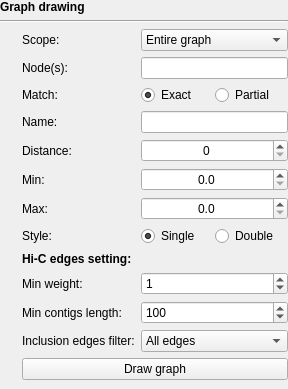
         <widget class="QWidget" name="graphDrawingWidget" native="true">
          <property name="enabled">
           <bool>true</bool>
          </property>
          <layout class="QVBoxLayout" name="verticalLayout_2">
           <property name="leftMargin">
            <number>0</number>
           </property>
           <property name="topMargin">
            <number>0</number>
           </property>
           <property name="rightMargin">
            <number>0</number>
           </property>
           <property name="bottomMargin">
            <number>0</number>
           </property>
           <item>
            <widget class="QLabel" name="label_5">
             <property name="font">
              <font>
               <weight>75</weight>
               <bold>true</bold>
              </font>
             </property>
             <property name="text">
              <string>Graph drawing</string>
             </property>
            </widget>
           </item>
           <item>
            <widget class="Line" name="line">
             <property name="orientation">
              <enum>Qt::Horizontal</enum>
             </property>
            </widget>
           </item>
           <item>
            <widget class="QWidget" name="graphDrawingWidget_2" native="true">
             <layout class="QGridLayout" name="graphDrawingGridLayout">
              <property name="leftMargin">
               <number>0</number>
              </property>
              <property name="topMargin">
               <number>0</number>
              </property>
              <property name="rightMargin">
               <number>0</number>
              </property>
              <item row="2" column="2">
               <widget class="QWidget" name="startingNodesMatchTypeWidget" native="true">
                <layout class="QHBoxLayout" name="horizontalLayout_5">
                 <property name="spacing">
                  <number>0</number>
                 </property>
                 <property name="leftMargin">
                  <number>0</number>
                 </property>
                 <property name="topMargin">
                  <number>0</number>
                 </property>
                 <property name="rightMargin">
                  <number>0</number>
                 </property>
                 <property name="bottomMargin">
                  <number>0</number>
                 </property>
                 <item>
                  <widget class="QRadioButton" name="startingNodesExactMatchRadioButton">
                   <property name="sizePolicy">
                    <sizepolicy hsizetype="Minimum" vsizetype="Fixed">
                     <horstretch>0</horstretch>
                     <verstretch>0</verstretch>
                    </sizepolicy>
                   </property>
                   <property name="focusPolicy">
                    <enum>Qt::StrongFocus</enum>
                   </property>
                   <property name="text">
                    <string>Exact</string>
                   </property>
                   <property name="checked">
                    <bool>true</bool>
                   </property>
                  </widget>
                 </item>
                 <item>
                  <widget class="QRadioButton" name="startingNodesPartialMatchRadioButton">
                   <property name="sizePolicy">
                    <sizepolicy hsizetype="Minimum" vsizetype="Fixed">
                     <horstretch>0</horstretch>
                     <verstretch>0</verstretch>
                    </sizepolicy>
                   </property>
                   <property name="focusPolicy">
                    <enum>Qt::StrongFocus</enum>
                   </property>
                   <property name="text">
                    <string>Partial</string>
                   </property>
                  </widget>
                 </item>
                </layout>
               </widget>
              </item>
              <item row="2" column="1">
               <widget class="QLabel" name="startingNodesMatchTypeLabel">
                <property name="enabled">
                 <bool>true</bool>
                </property>
                <property name="sizePolicy">
                 <sizepolicy hsizetype="Minimum" vsizetype="Preferred">
                  <horstretch>0</horstretch>
                  <verstretch>0</verstretch>
                 </sizepolicy>
                </property>
                <property name="text">
                 <string>Match:</string>
                </property>
               </widget>
              </item>
              <item row="0" column="2">
               <widget class="QComboBox" name="graphScopeComboBox">
                <property name="sizePolicy">
                 <sizepolicy hsizetype="Minimum" vsizetype="Fixed">
                  <horstretch>0</horstretch>
                  <verstretch>0</verstretch>
                 </sizepolicy>
                </property>
                <property name="focusPolicy">
                 <enum>Qt::StrongFocus</enum>
                </property>
                <item>
                 <property name="text">
                  <string>Entire graph</string>
                 </property>
                </item>
                <item>
                 <property name="text">
                  <string>Around nodes</string>
                 </property>
                </item>
                <item>
                 <property name="text">
                  <string>Around paths</string>
                 </property>
                </item>
                <item>
                 <property name="text">
                  <string>Around query hits</string>
                 </property>
                </item>
                <item>
                 <property name="text">
                  <string>Depth range</string>
                 </property>
                </item>
               </widget>
              </item>
              <item row="12" column="1" colspan="2">
               <widget class="QPushButton" name="drawGraphButton">
                <property name="focusPolicy">
                 <enum>Qt::StrongFocus</enum>
                </property>
                <property name="text">
                 <string>Draw graph</string>
                </property>
               </widget>
              </item>
              <item row="0" column="0">
               <widget class="InfoTextWidget" name="graphScopeInfoText" native="true">
                <property name="sizePolicy">
                 <sizepolicy hsizetype="Fixed" vsizetype="Fixed">
                  <horstretch>0</horstretch>
                  <verstretch>0</verstretch>
                 </sizepolicy>
                </property>
                <property name="minimumSize">
                 <size>
                  <width>16</width>
                  <height>16</height>
                 </size>
                </property>
                <property name="toolTip">
                 <string>&lt;html&gt;&lt;head/&gt;&lt;body&gt;&lt;p&gt;This controls how much of the assembly graph will be drawn: &lt;/p&gt;&lt;ul style=&quot;margin-top: 0px; margin-bottom: 0px; margin-left: 0px; margin-right: 0px; -qt-list-indent: 1;&quot;&gt;&lt;li style=&quot; margin-top:12px; margin-bottom:0px; margin-left:0px; margin-right:0px; -qt-block-indent:0; text-indent:0px;&quot;&gt;'Entire graph': all nodes in the graph will be drawn. This is appropriate for smaller graphs, but large graphs may take longer and use large amounts of memory to draw in their entirety.&lt;/li&gt;&lt;li style=&quot; margin-top:0px; margin-bottom:0px; margin-left:0px; margin-right:0px; -qt-block-indent:0; text-indent:0px;&quot;&gt;'Around nodes': you can specify nodes and a distance to limit the drawing to a smaller region of the graph.&lt;/li&gt;&lt;li style=&quot; margin-top:0px; margin-bottom:12px; margin-left:0px; margin-right:0px; -qt-block-indent:0; text-indent:0px;&quot;&gt;'Around BLAST hits': if you have conducted a BLAST search on this graph, this option will draw the region(s) of the graph around nodes that contain hits.&lt;/li&gt;&lt;/ul&gt;&lt;/body&gt;&lt;/html&gt;</string>
                </property>
               </widget>
              </item>
              <item row="3" column="1">
               <widget class="QLabel" name="pathSelectionLabel">
                <property name="enabled">
                 <bool>true</bool>
                </property>
                <property name="text">
                 <string>Name:</string>
                </property>
               </widget>
              </item>
              <item row="10" column="2">
               <widget class="QSpinBox" name="hicSeqLenSpinBox">
                <property name="minimum">
                 <number>1</number>
                </property>
                <property name="maximum">
                 <number>1000000000</number>
                </property>
                <property name="singleStep">
                 <number>100</number>
                </property>
                <property name="value">
                 <number>100</number>
                </property>
               </widget>
              </item>
              <item row="6" column="1">
               <widget class="QLabel" name="maxDepthLabel">
                <property name="sizePolicy">
                 <sizepolicy hsizetype="Minimum" vsizetype="Preferred">
                  <horstretch>0</horstretch>
                  <verstretch>0</verstretch>
                 </sizepolicy>
                </property>
                <property name="text">
                 <string>Max:</string>
                </property>
               </widget>
              </item>
              <item row="1" column="0">
               <widget class="InfoTextWidget" name="startingNodesInfoText" native="true">
                <property name="enabled">
                 <bool>true</bool>
                </property>
                <property name="sizePolicy">
                 <sizepolicy hsizetype="Fixed" vsizetype="Fixed">
                  <horstretch>0</horstretch>
                  <verstretch>0</verstretch>
                 </sizepolicy>
                </property>
                <property name="minimumSize">
                 <size>
                  <width>16</width>
                  <height>16</height>
                 </size>
                </property>
                <property name="toolTip">
                 <string>Enter a comma-delimited list of node names here. This will define which regions of the graph will be drawn.&lt;br&gt;&lt;br&gt;
When in double mode, you can include '+' or '-' at the end of the node name to specify which strand to draw. If you do not include '+' or '-', then nodes for both strands will be drawn.</string>
                </property>
               </widget>
              </item>
              <item row="4" column="2">
               <widget class="QSpinBox" name="nodeDistanceSpinBox">
                <property name="enabled">
                 <bool>true</bool>
                </property>
                <property name="sizePolicy">
                 <sizepolicy hsizetype="Minimum" vsizetype="Fixed">
                  <horstretch>0</horstretch>
                  <verstretch>0</verstretch>
                 </sizepolicy>
                </property>
                <property name="focusPolicy">
                 <enum>Qt::StrongFocus</enum>
                </property>
                <property name="alignment">
                 <set>Qt::AlignCenter</set>
                </property>
                <property name="maximum">
                 <number>10000</number>
                </property>
               </widget>
              </item>
              <item row="5" column="0">
               <widget class="InfoTextWidget" name="minDepthInfoText" native="true">
                <property name="sizePolicy">
                 <sizepolicy hsizetype="Fixed" vsizetype="Fixed">
                  <horstretch>0</horstretch>
                  <verstretch>0</verstretch>
                 </sizepolicy>
                </property>
                <property name="minimumSize">
                 <size>
                  <width>16</width>
                  <height>16</height>
                 </size>
                </property>
                <property name="toolTip">
                 <string>&lt;html&gt;&lt;head/&gt;&lt;body&gt;&lt;p&gt;This is the lower bound for the depth range. Nodes with a read &lt;/p&gt;&lt;p&gt;depth less than this value will not be drawn.&lt;/p&gt;&lt;/body&gt;&lt;/html&gt;</string>
                </property>
               </widget>
              </item>
              <item row="10" column="1">
               <widget class="QLabel" name="label_19">
                <property name="text">
                 <string>Min contigs length:</string>
                </property>
               </widget>
              </item>
              <item row="11" column="2">
               <widget class="QComboBox" name="hicInclusionFilterComboBox">
                <property name="sizePolicy">
                 <sizepolicy hsizetype="Fixed" vsizetype="Fixed">
                  <horstretch>0</horstretch>
                  <verstretch>0</verstretch>
                 </sizepolicy>
                </property>
                <item>
                 <property name="text">
                  <string>All edges</string>
                 </property>
                </item>
                <item>
                 <property name="text">
                  <string>All edges link groups</string>
                 </property>
                </item>
                <item>
                 <property name="text">
                  <string>One edge link groups</string>
                 </property>
                </item>
                <item>
                 <property name="text">
                  <string>One edge from target</string>
                 </property>
                </item>
               </widget>
              </item>
              <item row="1" column="1">
               <widget class="QLabel" name="startingNodesLabel">
                <property name="enabled">
                 <bool>true</bool>
                </property>
                <property name="sizePolicy">
                 <sizepolicy hsizetype="Minimum" vsizetype="Preferred">
                  <horstretch>0</horstretch>
                  <verstretch>0</verstretch>
                 </sizepolicy>
                </property>
                <property name="text">
                 <string>Node(s):</string>
                </property>
               </widget>
              </item>
              <item row="3" column="2">
               <widget class="QLineEdit" name="pathSelectionLineEdit">
                <property name="enabled">
                 <bool>true</bool>
                </property>
                <property name="sizePolicy">
                 <sizepolicy hsizetype="Minimum" vsizetype="Fixed">
                  <horstretch>0</horstretch>
                  <verstretch>0</verstretch>
                 </sizepolicy>
                </property>
                <property name="focusPolicy">
                 <enum>Qt::StrongFocus</enum>
                </property>
               </widget>
              </item>
              <item row="9" column="2">
               <widget class="QSpinBox" name="hicWeightSpinBox">
                <property name="enabled">
                 <bool>true</bool>
                </property>
                <property name="maximum">
                 <number>1000000</number>
                </property>
                <property name="singleStep">
                 <number>10</number>
                </property>
                <property name="value">
                 <number>1</number>
                </property>
               </widget>
              </item>
              <item row="2" column="0">
               <widget class="InfoTextWidget" name="startingNodesMatchTypeInfoText" native="true">
                <property name="enabled">
                 <bool>true</bool>
                </property>
                <property name="sizePolicy">
                 <sizepolicy hsizetype="Fixed" vsizetype="Fixed">
                  <horstretch>0</horstretch>
                  <verstretch>0</verstretch>
                 </sizepolicy>
                </property>
                <property name="minimumSize">
                 <size>
                  <width>16</width>
                  <height>16</height>
                 </size>
                </property>
                <property name="toolTip">
                 <string>When 'Exact' match is used, the graph will only be drawn around nodes that exactly match your above input.&lt;br&gt;&lt;br&gt;
When 'Partial' match is used, the graph will be drawn around nodes where any part of their name matches your above input.</string>
                </property>
               </widget>
              </item>
              <item row="5" column="2">
               <widget class="QDoubleSpinBox" name="minDepthSpinBox">
                <property name="focusPolicy">
                 <enum>Qt::StrongFocus</enum>
                </property>
                <property name="alignment">
                 <set>Qt::AlignCenter</set>
                </property>
                <property name="decimals">
                 <number>1</number>
                </property>
                <property name="maximum">
                 <double>1000000.000000000000000</double>
                </property>
               </widget>
              </item>
              <item row="4" column="0">
               <widget class="InfoTextWidget" name="nodeDistanceInfoText" native="true">
                <property name="enabled">
                 <bool>true</bool>
                </property>
                <property name="sizePolicy">
                 <sizepolicy hsizetype="Fixed" vsizetype="Fixed">
                  <horstretch>0</horstretch>
                  <verstretch>0</verstretch>
                 </sizepolicy>
                </property>
                <property name="minimumSize">
                 <size>
                  <width>16</width>
                  <height>16</height>
                 </size>
                </property>
               </widget>
              </item>
              <item row="7" column="1">
               <widget class="QLabel" name="nodeStyleLabel">
                <property name="sizePolicy">
                 <sizepolicy hsizetype="Minimum" vsizetype="Preferred">
                  <horstretch>0</horstretch>
                  <verstretch>0</verstretch>
                 </sizepolicy>
                </property>
                <property name="text">
                 <string>Style:</string>
                </property>
               </widget>
              </item>
              <item row="7" column="2">
               <widget class="QWidget" name="nodeStyleWidget" native="true">
                <layout class="QHBoxLayout" name="horizontalLayout_6">
                 <property name="spacing">
                  <number>0</number>
                 </property>
                 <property name="leftMargin">
                  <number>0</number>
                 </property>
                 <property name="topMargin">
                  <number>0</number>
                 </property>
                 <property name="rightMargin">
                  <number>0</number>
                 </property>
                 <property name="bottomMargin">
                  <number>0</number>
                 </property>
                 <item>
                  <widget class="QRadioButton" name="singleNodesRadioButton">
                   <property name="sizePolicy">
                    <sizepolicy hsizetype="Minimum" vsizetype="Fixed">
                     <horstretch>0</horstretch>
                     <verstretch>0</verstretch>
                    </sizepolicy>
                   </property>
                   <property name="focusPolicy">
                    <enum>Qt::StrongFocus</enum>
                   </property>
                   <property name="text">
                    <string>Single</string>
                   </property>
                   <property name="checked">
                    <bool>true</bool>
                   </property>
                  </widget>
                 </item>
                 <item>
                  <widget class="QRadioButton" name="doubleNodesRadioButton">
                   <property name="sizePolicy">
                    <sizepolicy hsizetype="Minimum" vsizetype="Fixed">
                     <horstretch>0</horstretch>
                     <verstretch>0</verstretch>
                    </sizepolicy>
                   </property>
                   <property name="focusPolicy">
                    <enum>Qt::StrongFocus</enum>
                   </property>
                   <property name="text">
                    <string>Double</string>
                   </property>
                  </widget>
                 </item>
                </layout>
               </widget>
              </item>
              <item row="6" column="0">
               <widget class="InfoTextWidget" name="maxDepthInfoText" native="true">
                <property name="sizePolicy">
                 <sizepolicy hsizetype="Fixed" vsizetype="Fixed">
                  <horstretch>0</horstretch>
                  <verstretch>0</verstretch>
                 </sizepolicy>
                </property>
                <property name="minimumSize">
                 <size>
                  <width>16</width>
                  <height>16</height>
                 </size>
                </property>
                <property name="toolTip">
                 <string>&lt;html&gt;&lt;head/&gt;&lt;body&gt;&lt;p&gt;This is the upper bound for the depth range. Nodes with a read depth greater than this value will not be drawn.&lt;/p&gt;&lt;/body&gt;&lt;/html&gt;</string>
                </property>
               </widget>
              </item>
              <item row="9" column="1">
               <widget class="QLabel" name="label_18">
                <property name="text">
                 <string>Min weight:</string>
                </property>
               </widget>
              </item>
              <item row="3" column="0">
               <widget class="InfoTextWidget" name="pathSelectionInfoText" native="true">
                <property name="enabled">
                 <bool>true</bool>
                </property>
                <property name="sizePolicy">
                 <sizepolicy hsizetype="Fixed" vsizetype="Fixed">
                  <horstretch>0</horstretch>
                  <verstretch>0</verstretch>
                 </sizepolicy>
                </property>
                <property name="minimumSize">
                 <size>
                  <width>16</width>
                  <height>16</height>
                 </size>
                </property>
               </widget>
              </item>
              <item row="5" column="1">
               <widget class="QLabel" name="minDepthLabel">
                <property name="sizePolicy">
                 <sizepolicy hsizetype="Minimum" vsizetype="Preferred">
                  <horstretch>0</horstretch>
                  <verstretch>0</verstretch>
                 </sizepolicy>
                </property>
                <property name="text">
                 <string>Min:</string>
                </property>
               </widget>
              </item>
              <item row="11" column="1">
               <widget class="QLabel" name="label_20">
                <property name="text">
                 <string>Inclusion edges filter:</string>
                </property>
               </widget>
              </item>
              <item row="6" column="2">
               <widget class="QDoubleSpinBox" name="maxDepthSpinBox">
                <property name="focusPolicy">
                 <enum>Qt::StrongFocus</enum>
                </property>
                <property name="alignment">
                 <set>Qt::AlignCenter</set>
                </property>
                <property name="decimals">
                 <number>1</number>
                </property>
                <property name="maximum">
                 <double>1000000.000000000000000</double>
                </property>
               </widget>
              </item>
              <item row="4" column="1">
               <widget class="QLabel" name="nodeDistanceLabel">
                <property name="enabled">
                 <bool>true</bool>
                </property>
                <property name="text">
                 <string>Distance:</string>
                </property>
               </widget>
              </item>
              <item row="7" column="0">
               <widget class="InfoTextWidget" name="nodeStyleInfoText" native="true">
                <property name="sizePolicy">
                 <sizepolicy hsizetype="Fixed" vsizetype="Fixed">
                  <horstretch>0</horstretch>
                  <verstretch>0</verstretch>
                 </sizepolicy>
                </property>
                <property name="minimumSize">
                 <size>
                  <width>16</width>
                  <height>16</height>
                 </size>
                </property>
                <property name="toolTip">
                 <string>'Single' mode will only one node for each positive/negative pair. This produces a simpler graph visualisation, but strand-specific sequences and directionality will be less clear.&lt;br&gt;&lt;br&gt;
'Double' mode will draw both nodes and their complement nodes. The nodes will show directionality with an arrow head. They will initially be drawn on top of each other, but can be manually moved to separate them.</string>
                </property>
               </widget>
              </item>
              <item row="0" column="1">
               <widget class="QLabel" name="graphScopeLabel">
                <property name="sizePolicy">
                 <sizepolicy hsizetype="Minimum" vsizetype="Preferred">
                  <horstretch>0</horstretch>
                  <verstretch>0</verstretch>
                 </sizepolicy>
                </property>
                <property name="text">
                 <string>Scope:</string>
                </property>
               </widget>
              </item>
              <item row="12" column="0">
               <widget class="InfoTextWidget" name="drawGraphInfoText" native="true">
                <property name="sizePolicy">
                 <sizepolicy hsizetype="Fixed" vsizetype="Fixed">
                  <horstretch>0</horstretch>
                  <verstretch>0</verstretch>
                 </sizepolicy>
                </property>
                <property name="minimumSize">
                 <size>
                  <width>16</width>
                  <height>16</height>
                 </size>
                </property>
                <property name="toolTip">
                 <string>&lt;html&gt;&lt;head/&gt;&lt;body&gt;&lt;p&gt;Clicking this button will conduct the graph layout and draw the graph to the screen. This process is fast for small graphs but can be resource-intensive for large graphs.&lt;br/&gt;&lt;br/&gt;The layout algorithm uses a random seed, so each time this button is clicked you will give different layouts of the same graph.&lt;/p&gt;&lt;/body&gt;&lt;/html&gt;</string>
                </property>
               </widget>
              </item>
              <item row="1" column="2">
               <widget class="QLineEdit" name="startingNodesLineEdit">
                <property name="enabled">
                 <bool>true</bool>
                </property>
                <property name="sizePolicy">
                 <sizepolicy hsizetype="Minimum" vsizetype="Fixed">
                  <horstretch>0</horstretch>
                  <verstretch>0</verstretch>
                 </sizepolicy>
                </property>
                <property name="focusPolicy">
                 <enum>Qt::StrongFocus</enum>
                </property>
               </widget>
              </item>
              <item row="8" column="1" colspan="2">
               <widget class="QLabel" name="label_21">
                <property name="font">
                 <font>
                  <weight>75</weight>
                  <bold>true</bold>
                 </font>
                </property>
                <property name="text">
                 <string>Hi-C edges setting:</string>
                </property>
               </widget>
              </item>
             </layout>
            </widget>
           </item>
          </layout>
         </widget>
